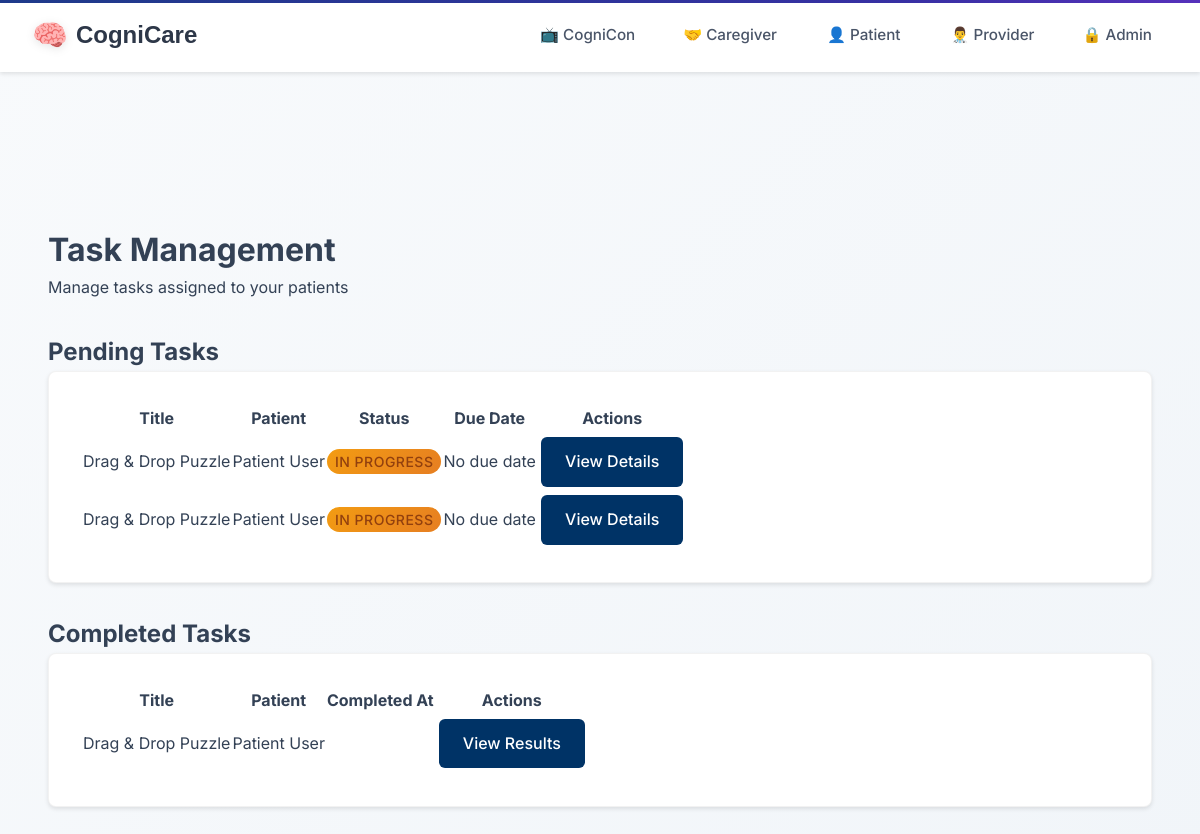
Before: /taskmanager/provider/tasks/ (signed in) with the older database file.
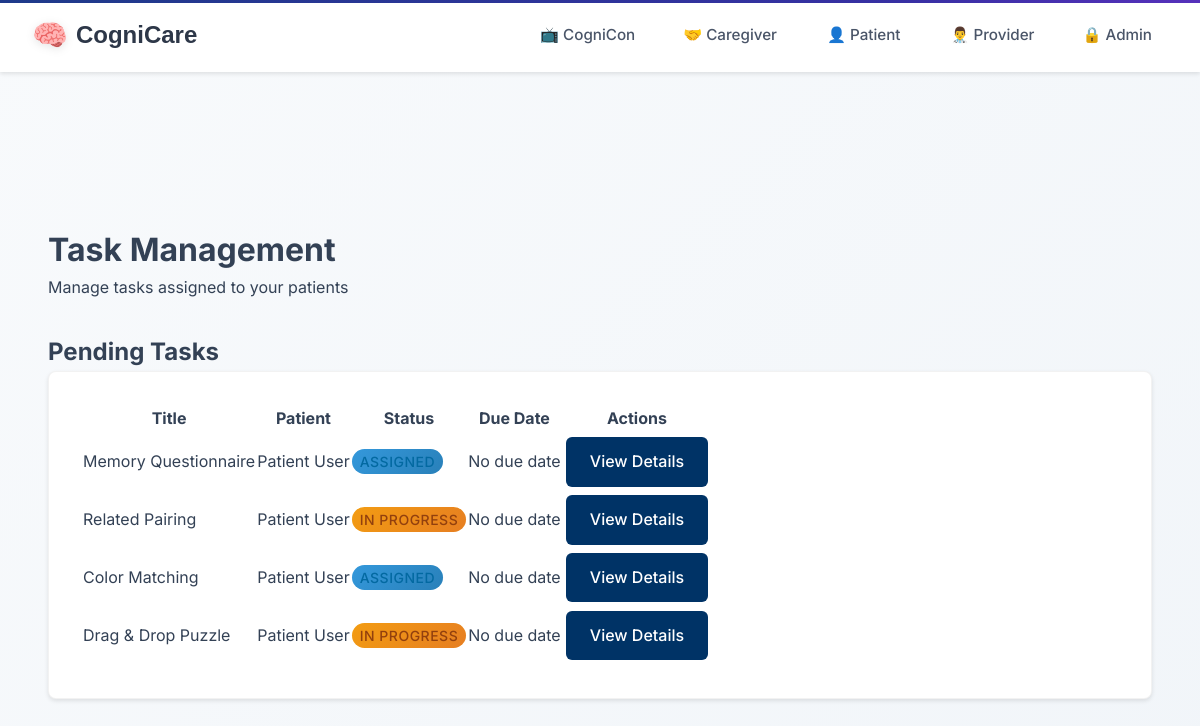
After: the same page with the newer database file.
### taskmanager/models.py (models this page shows, shortened)
class Task(models.Model):
    title = models.CharField(max_length=255)
    description = models.TextField(blank=True, null=True)
    task_type = models.CharField(max_length=50, choices=TASK_TYPES)
    difficulty = models.CharField(
        max_length=50,
        choices=DIFFICULTY_LEVELS,
        blank=True,
        null=True,
        help_text="Cognitive difficulty level for games"
    )
    assigned_by = models.ForeignKey(UserProfile, related_name='assigned_tasks', on_delete=models.CASCADE)
    assigned_to = models.ForeignKey(UserProfile, related_name='tasks', on_delete=models.CASCADE)
    completed_by = models.ForeignKey(UserProfile, related_name='completed_tasks', on_delete=models.SET_NULL, null=True, blank=True)
    status = models.CharField(max_length=20, choices=[
        ('assigned', 'Assigned'),
        ('in_progress', 'In Progress'),
        ('completed', 'Completed'),
    ], default='assigned')
    created_at = models.DateTimeField(auto_now_add=True)
    assigned_at = models.DateTimeField(auto_now_add=True)
    due_date = models.DateTimeField(blank=True, null=True)
    completed_at = models.DateTimeField(null=True, blank=True)
    task_config = models.JSONField(default=dict, blank=True)
    class Meta:
        ordering = ['-created_at']

### users/models.py (models this page shows, shortened)
class UserProfile(models.Model):
    USER_TYPES = (
        ('admin', 'Administrator'),  # Admin users
        ('provider', 'Healthcare Provider'),  # Providers
        ('caregiver', 'Caregiver'),  # Caregivers
        ('patient', 'Patient'),  # All patients
    )
    user = models.OneToOneField(User, on_delete=models.CASCADE, related_name='profile')  # each user must have a profile
    user_type = models.CharField(max_length=20, choices=USER_TYPES)  # set specific user role
    provider = models.ForeignKey('self', on_delete=models.SET_NULL, null=True, blank=True,
                                related_name='managed_patients', limit_choices_to={'user_type': 'provider'})  # provider link
    patient = models.ForeignKey('self', on_delete=models.SET_NULL, null=True, blank=True,
                               related_name='caregivers', limit_choices_to={'user_type': 'patient'})  # patienr link
    linked_patients = models.ManyToManyField(
        'self',
        symmetrical=False,
        related_name='linked_caregivers',
        limit_choices_to={'user_type': 'patient'},
        blank=True,
        help_text="Patients this caregiver can access"  # Caregivers can see these patients
    )

### taskmanager/views/__init__.py (the view)
# urls.py: path('provider/tasks/', views.provider_task_management, name='provider_task_management'),
def provider_task_management(request):
    view = ProviderTaskManagementView()
    return view.get(request)

### taskmanager/views/tasks.py (called while the page is built)
    def get(self, request):
        assigned_tasks = Task.objects.filter(assigned_by=request.user.profile)
        context = {
            'assigned_tasks': assigned_tasks,
            'pending_tasks': assigned_tasks.filter(status__in=['assigned', 'in_progress']),
            'completed_tasks': assigned_tasks.filter(status='completed'),
        }
        return render(request, 'tasks/assign/provider_task_management.html', context)

### templates/tasks/assign/provider_task_management.html (shortened to what this page needs)
{% extends 'layouts/base.html' %}
{% load static %}
{% block extra_css %}
<link rel="stylesheet" href="{% static 'css/tasks.css' %}">
{% endblock %}
{% block content %}
<div class="container">
    <div class="section">
        <h1>Task Management</h1>
        <p>Manage tasks assigned to your patients</p>
    </div>
    {% if pending_tasks %}
    <div class="section">
        <h2>Pending Tasks</h2>
        <div class="card">
            <table class="table">
                <thead>
                    <tr>
                        <th>Title</th>
                        <th>Patient</th>
                        <th>Status</th>
                        <th>Due Date</th>
                        <th>Actions</th>
                    </tr>
                </thead>
                <tbody>
                    {% for task in pending_tasks %}
                    <tr>
                        <td>{{ task.title }}</td>
                        <td>{{ task.assigned_to.user.get_full_name }}</td>
                        <td>
                            <span class="status-badge status-{{ task.status }}">
                                {{ task.get_status_display }}
                            </span>
                        </td>
                        <td>
                            {% if task.due_date %}
                                {{ task.due_date|date:"M d, Y" }}
                            {% else %}
                                No due date
                            {% endif %}
                        </td>
                        <td>
                            <a href="{% url 'taskmanager:task_results' task.id %}" class="action-btn primary-btn">View Details</a>
                        </td>
                    </tr>
                    {% endfor %}
                </tbody>
            </table>
        </div>
    </div>
    {% endif %}
    {% if completed_tasks %}
    <div class="section">
        <h2>Completed Tasks</h2>
        <div class="card">
            <table class="table">
                <thead>
                    <tr>
                        <th>Title</th>
                        <th>Patient</th>
                        <th>Completed At</th>
                        <th>Actions</th>
                    </tr>
                </thead>
                <tbody>
                    {% for task in completed_tasks %}
                    <tr>
                        <td>{{ task.title }}</td>
                        <td>{{ task.assigned_to.user.get_full_name }}</td>
                        <td>{{ task.completed_at|date:"M d, Y g:i A" }}</td>
                        <td>
                            <a href="{% url 'taskmanager:task_results' task.id %}" class="action-btn primary-btn">View Results</a>
                        </td>
                    </tr>
                    {% endfor %}
                </tbody>
            </table>
        </div>
    </div>
    {% endif %}
</div>
{% endblock %}

Changed rows visible on the page:
removed Task: title "Drag & Drop Puzzle", assigned_to.user.get_full_name "Patient User", status "IN PROGRESS", shows "No due date", shown under "Pending Tasks"
removed Task: title "Drag & Drop Puzzle", assigned_to.user.get_full_name "Patient User", shown under "Completed Tasks"
added Task: title "Memory Questionnaire", assigned_to.user.get_full_name "Patient User", status "ASSIGNED", shows "No due date", shown under "Pending Tasks"
added Task: title "Related Pairing", assigned_to.user.get_full_name "Patient User", status "IN PROGRESS", shows "No due date", shown under "Pending Tasks"
added Task: title "Color Matching", assigned_to.user.get_full_name "Patient User", status "ASSIGNED", shows "No due date", shown under "Pending Tasks"
Other visible differences:
text no longer shown: "Completed Tasks Title Patient Completed At Actions"
